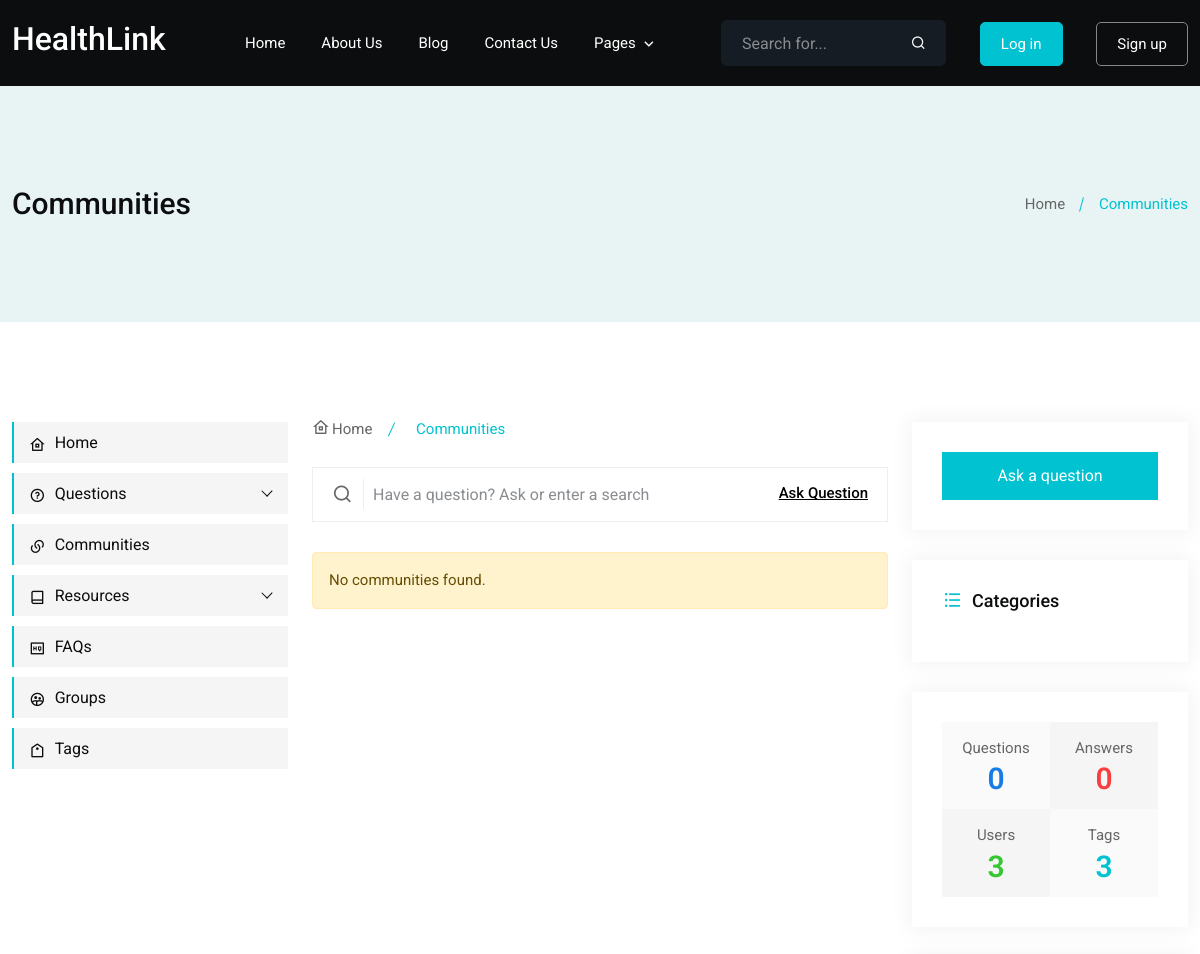
Page /questions/communities/ (upper part) on the earlier database version.
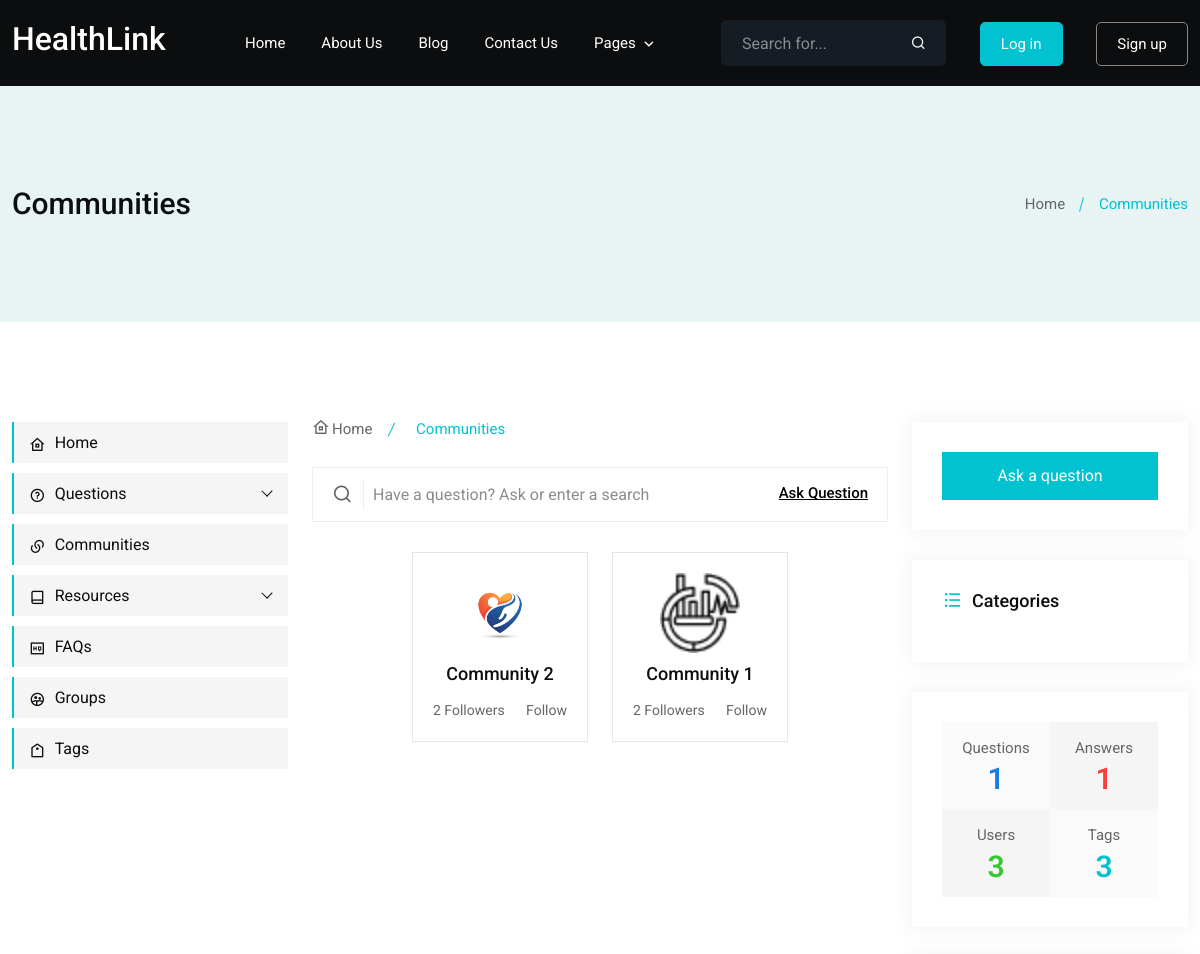
Same page on the later database version.
### discussion/models.py (models this page shows, shortened)
class Community(models.Model):
    title = models.CharField(max_length=255)
    slug = models.SlugField(max_length=255, unique=True)
    owner = models.ForeignKey(User, on_delete=models.CASCADE, related_name='owned_communities')
    description = models.TextField(null=True, blank=True)
    image = models.ImageField(upload_to='community_images', null=True, blank=True)
    followers = models.ManyToManyField(User, related_name='followed_communities', blank=True)
    created_at = models.DateTimeField(auto_now_add=True)
    updated_at = models.DateTimeField(auto_now=True)
    class Meta:
        ordering = ('-created_at',)
        verbose_name = 'Communities'
    def get_absolute_url(self):
        return reverse('questions:community_detail', kwargs={'slug': self.slug})

### discussion/views.py (the view)
# urls.py: path('communities/', views.communities, name='communities'),
def communities(request):
    context = {
        'title': 'Communities',
        'communities': Community.objects.all(),
    }
    return render(request, 'forum/community/index.html', context)

### templates/forum/community/index.html
{% extends 'base.html' %}
{% block content %}
		<div class="main-content-area ptb-100">
			<div class="container">
				<div class="row">
					<div class="col-lg-3">
						{% include 'partials/left-sidebar.html' %}
					</div>
					<div class="col-lg-6">
						<div class="middull-content">
							<ul class="page-nish">
								<li>
									<a href="/">
										<i class="ri-home-8-line"></i>
										Home
									</a>
								</li>
								<li class="active">
									Communities
								</li>
							</ul>
							{% include 'partials/search.html' %}
							<div class="row justify-content-center">
								{% if communities %}
									{% for community in communities %}
										<div class="col-xl-4 col-sm-6">
                                            <a href="{{ community.get_absolute_url }}">
                                                <div class="single-communities-box">
                                                    <img src="{% if community.image %}{{ community.image.url }}{% else %}/static/community.jpg{% endif %}" width="80" alt="{{ community.title }}">
                                                    <h3>
                                                        <a href="{{ community.get_absolute_url }}">{{ community.title }}</a>
                                                    </h3>
                                                    <ul class="d-flex justify-content-between">
                                                        <li>{{ community.followers.all.count }} Followers</li>
                                                        <li>
                                                           <a href="{% url 'questions:follow_unfollow_community' community.slug %}" class="active">{% if request.user in community.followers.all %}Unfollow{% else %}Follow{% endif %}</a>
                                                        </li>
                                                    </ul>
                                                </div>
                                            </a>
										</div>
									{% endfor %}
								{% else %}
									<div class="col-lg-12">
										<div class="alert alert-warning">
											No communities found.
										</div>
									</div>
								{% endif %}
							</div>
						</div>
					</div>
					<div class="col-lg-3">
						{% include 'resources/partials/right-sidebar.html' %}
					</div>
				</div>
			</div>
		</div>
{% endblock %}

Differences in the rows shown:
added Community: shows a picture, title "Community 2", followers.all.count "2", shows "Follow"
added Community: image (picture), title "Community 1", followers.all.count "2", shows "Follow"
Other differences:
{{ total_answers }}: "0" → "1"
{{ total_questions }}: "0" → "1"
text no longer shown: "No communities found."
